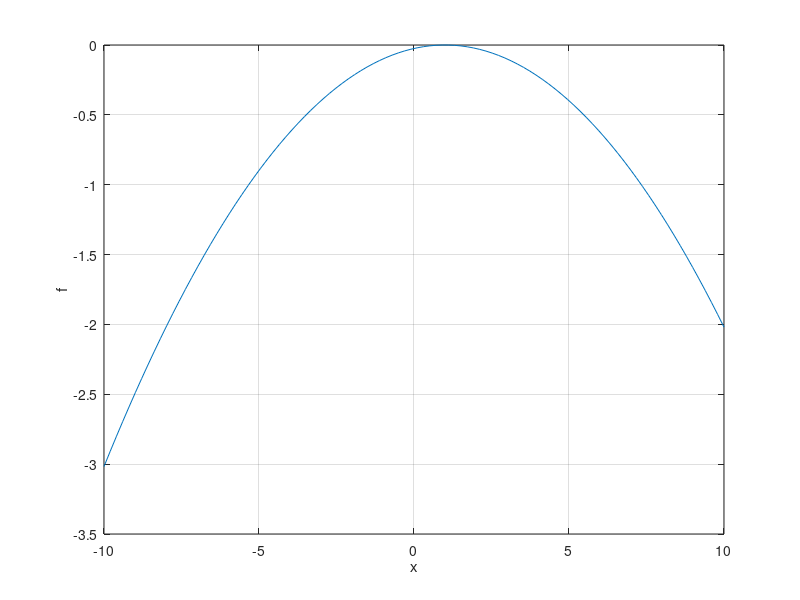

MATLAB code to generate this figure:

% Normal Probability Density Function

x = linspace(-10,10,100);
x=x(1:100);
u=1;    
sig=2; 
sig_sqr=power(sig, 2);


frac=1/sqrt(2*pi*sig_sqr);

powr =-(power((x-u),2)/(2*sig_sqr) );


f = frac * powr;

plot(x,f); grid; xlabel("x"); ylabel("f");
